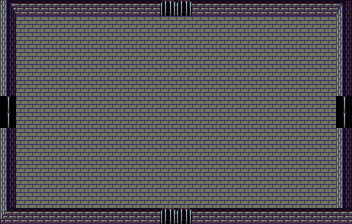

Below is a game level as drawn by its tile map, then a one-line description and the .tmx file that defines it, in full:
An orthogonal 22x14 tile map with 16x16 px tiles, 1 tile layer (Tile Layer 1), 4 tilesets.

<map version="1.0" orientation="orthogonal" renderorder="right-down" width="22" height="14" tilewidth="16" tileheight="16" nextobjectid="1" state="-100">
 <tileset firstgid="1" name="Wall" tilewidth="16" tileheight="16" tilecount="1020" columns="20">
  <image source="../Objects/Wall.png" width="320" height="816" />
 </tileset>
 <tileset firstgid="1021" name="Floor" tilewidth="16" tileheight="16" tilecount="819" columns="21" state="0">
  <image source="../Objects/Floor.png" width="336" height="624" />
 </tileset>
 <tileset firstgid="1840" name="Pit0" tilewidth="16" tileheight="16" tilecount="256" columns="8" state="-100">
  <image source="../Objects/Pit0.png" width="128" height="512" />
 </tileset>
 <tileset firstgid="2096" name="Door0" tilewidth="16" tileheight="16" tilecount="48" columns="8" state="-101">
  <image source="../Objects/Door0.png" width="128" height="96" />
 </tileset>
 <layer name="Tile Layer 1" width="22" height="14">
  <data encoding="csv">
241,242,242,242,242,242,242,242,242,242,2112,2112,242,242,242,242,242,242,242,242,242,243,
261,1232,1232,1232,1232,1232,1232,1232,1232,1232,1232,1232,1232,1232,1232,1232,1232,1232,1232,1232,1232,261,
261,1232,1232,1232,1232,1232,1232,1232,1232,1232,1232,1232,1232,1232,1232,1232,1232,1232,1232,1232,1232,261,
261,1232,1232,1232,1232,1232,1232,1232,1232,1232,1232,1232,1232,1232,1232,1232,1232,1232,1232,1232,1232,261,
261,1232,1232,1232,1232,1232,1232,1232,1232,1232,1232,1232,1232,1232,1232,1232,1232,1232,1232,1232,1232,261,
261,1232,1232,1232,1232,1232,1232,1232,1232,1232,1232,1232,1232,1232,1232,1232,1232,1232,1232,1232,1232,261,
2113,1232,1232,1232,1232,1232,1232,1232,1232,1232,1232,1232,1232,1232,1232,1232,1232,1232,1232,1232,1232,2113,
2113,1232,1232,1232,1232,1232,1232,1232,1232,1232,1232,1232,1232,1232,1232,1232,1232,1232,1232,1232,1232,2113,
261,1232,1232,1232,1232,1232,1232,1232,1232,1232,1232,1232,1232,1232,1232,1232,1232,1232,1232,1232,1232,261,
261,1232,1232,1232,1232,1232,1232,1232,1232,1232,1232,1232,1232,1232,1232,1232,1232,1232,1232,1232,1232,261,
261,1232,1232,1232,1232,1232,1232,1232,1232,1232,1232,1232,1232,1232,1232,1232,1232,1232,1232,1232,1232,261,
261,1232,1232,1232,1232,1232,1232,1232,1232,1232,1232,1232,1232,1232,1232,1232,1232,1232,1232,1232,1232,261,
261,1232,1232,1232,1232,1232,1232,1232,1232,1232,1232,1232,1232,1232,1232,1232,1232,1232,1232,1232,1232,261,
281,285,285,285,285,285,285,285,285,285,2112,2112,285,285,285,285,285,285,285,285,285,285
</data>
 </layer>
</map>
